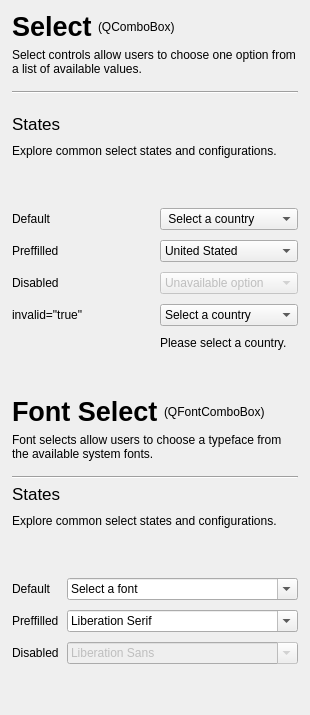
        <widget class="QWidget" name="select_page">
         <layout class="QVBoxLayout" name="verticalLayout_33">
          <property name="leftMargin">
           <number>12</number>
          </property>
          <property name="rightMargin">
           <number>12</number>
          </property>
          <item>
           <layout class="QVBoxLayout" name="verticalLayout_32">
            <property name="bottomMargin">
             <number>9</number>
            </property>
            <item>
             <layout class="QHBoxLayout" name="horizontalLayout_35">
              <item>
               <widget class="QLabel" name="label_98">
                <property name="sizePolicy">
                 <sizepolicy hsizetype="Fixed" vsizetype="Preferred">
                  <horstretch>0</horstretch>
                  <verstretch>0</verstretch>
                 </sizepolicy>
                </property>
                <property name="styleSheet">
                 <string notr="true">font-size: 20pt;
font-weight: 600;</string>
                </property>
                <property name="text">
                 <string>Select</string>
                </property>
               </widget>
              </item>
              <item>
               <widget class="QLabel" name="label_99">
                <property name="text">
                 <string>(QComboBox)</string>
                </property>
               </widget>
              </item>
             </layout>
            </item>
            <item>
             <widget class="QLabel" name="label_100">
              <property name="text">
               <string>Select controls allow users to choose one option from a list of available values.</string>
              </property>
              <property name="wordWrap">
               <bool>true</bool>
              </property>
              <property name="class" stdset="0">
               <string>muted</string>
              </property>
             </widget>
            </item>
           </layout>
          </item>
          <item>
           <widget class="Line" name="line_10">
            <property name="minimumSize">
             <size>
              <width>0</width>
              <height>2</height>
             </size>
            </property>
            <property name="maximumSize">
             <size>
              <width>16777215</width>
              <height>2</height>
             </size>
            </property>
            <property name="orientation">
             <enum>Qt::Orientation::Horizontal</enum>
            </property>
           </widget>
          </item>
          <item>
           <layout class="QGridLayout" name="gridLayout_13">
            <property name="topMargin">
             <number>15</number>
            </property>
            <property name="spacing">
             <number>10</number>
            </property>
            <item row="4" column="0">
             <widget class="QLabel" name="label_105">
              <property name="text">
               <string>Preffilled</string>
              </property>
             </widget>
            </item>
            <item row="5" column="0">
             <widget class="QLabel" name="label_103">
              <property name="text">
               <string>Disabled</string>
              </property>
             </widget>
            </item>
            <item row="4" column="1">
             <widget class="QComboBox" name="comboBox_2">
              <item>
               <property name="text">
                <string>United Stated</string>
               </property>
              </item>
             </widget>
            </item>
            <item row="3" column="0">
             <widget class="QLabel" name="label_101">
              <property name="text">
               <string>Default</string>
              </property>
             </widget>
            </item>
            <item row="6" column="0">
             <widget class="QLabel" name="label_104">
              <property name="text">
               <string>invalid=&quot;true&quot;</string>
              </property>
             </widget>
            </item>
            <item row="2" column="0">
             <spacer name="verticalSpacer_44">
              <property name="orientation">
               <enum>Qt::Orientation::Vertical</enum>
              </property>
              <property name="sizeHint" stdset="0">
               <size>
                <width>20</width>
                <height>40</height>
               </size>
              </property>
             </spacer>
            </item>
            <item row="5" column="1">
             <widget class="QComboBox" name="comboBox_3">
              <property name="enabled">
               <bool>false</bool>
              </property>
              <item>
               <property name="text">
                <string>Unavailable option </string>
               </property>
              </item>
             </widget>
            </item>
            <item row="0" column="0">
             <widget class="QLabel" name="label_102">
              <property name="styleSheet">
               <string notr="true">font-size: 13pt;</string>
              </property>
              <property name="text">
               <string>States</string>
              </property>
             </widget>
            </item>
            <item row="6" column="1">
             <widget class="QComboBox" name="comboBox_4">
              <property name="invalid" stdset="0">
               <string>true</string>
              </property>
              <item>
               <property name="text">
                <string>Select a country</string>
               </property>
              </item>
             </widget>
            </item>
            <item row="1" column="0" colspan="2">
             <widget class="QLabel" name="label_106">
              <property name="text">
               <string>Explore common select states and configurations.</string>
              </property>
              <property name="class" stdset="0">
               <string>muted</string>
              </property>
             </widget>
            </item>
            <item row="3" column="1">
             <widget class="QComboBox" name="comboBox">
              <item>
               <property name="text">
                <string> Select a country</string>
               </property>
              </item>
             </widget>
            </item>
            <item row="7" column="1">
             <widget class="QLabel" name="label_95">
              <property name="text">
               <string>Please select a country.</string>
              </property>
              <property name="invalid" stdset="0">
               <string>true</string>
              </property>
             </widget>
            </item>
           </layout>
          </item>
          <item>
           <spacer name="verticalSpacer_46">
            <property name="orientation">
             <enum>Qt::Orientation::Vertical</enum>
            </property>
            <property name="sizeHint" stdset="0">
             <size>
              <width>20</width>
              <height>40</height>
             </size>
            </property>
           </spacer>
          </item>
          <item>
           <layout class="QVBoxLayout" name="verticalLayout_31">
            <property name="bottomMargin">
             <number>9</number>
            </property>
            <item>
             <layout class="QHBoxLayout" name="horizontalLayout_34">
              <item>
               <widget class="QLabel" name="label_89">
                <property name="sizePolicy">
                 <sizepolicy hsizetype="Fixed" vsizetype="Preferred">
                  <horstretch>0</horstretch>
                  <verstretch>0</verstretch>
                 </sizepolicy>
                </property>
                <property name="styleSheet">
                 <string notr="true">font-size: 20pt;
font-weight: 600;</string>
                </property>
                <property name="text">
                 <string>Font Select</string>
                </property>
               </widget>
              </item>
              <item>
               <widget class="QLabel" name="label_90">
                <property name="text">
                 <string>(QFontComboBox)</string>
                </property>
               </widget>
              </item>
             </layout>
            </item>
            <item>
             <widget class="QLabel" name="label_91">
              <property name="text">
               <string>Font selects allow users to choose a typeface from the available system fonts.</string>
              </property>
              <property name="wordWrap">
               <bool>true</bool>
              </property>
              <property name="class" stdset="0">
               <string>muted</string>
              </property>
             </widget>
            </item>
           </layout>
          </item>
          <item>
           <widget class="Line" name="line_9">
            <property name="minimumSize">
             <size>
              <width>0</width>
              <height>2</height>
             </size>
            </property>
            <property name="maximumSize">
             <size>
              <width>16777215</width>
              <height>2</height>
             </size>
            </property>
            <property name="orientation">
             <enum>Qt::Orientation::Horizontal</enum>
            </property>
           </widget>
          </item>
          <item>
           <layout class="QGridLayout" name="gridLayout_12">
            <property name="verticalSpacing">
             <number>10</number>
            </property>
            <item row="4" column="0">
             <widget class="QLabel" name="label_96">
              <property name="text">
               <string>Preffilled</string>
              </property>
             </widget>
            </item>
            <item row="3" column="0">
             <widget class="QLabel" name="label_92">
              <property name="text">
               <string>Default</string>
              </property>
             </widget>
            </item>
            <item row="0" column="0">
             <widget class="QLabel" name="label_93">
              <property name="styleSheet">
               <string notr="true">font-size: 13pt;</string>
              </property>
              <property name="text">
               <string>States</string>
              </property>
             </widget>
            </item>
            <item row="1" column="0" colspan="2">
             <widget class="QLabel" name="label_97">
              <property name="text">
               <string>Explore common select states and configurations.</string>
              </property>
              <property name="class" stdset="0">
               <string>muted</string>
              </property>
             </widget>
            </item>
            <item row="4" column="1">
             <widget class="QFontComboBox" name="fontComboBox_2">
              <property name="currentFont">
               <font>
                <family>Times New Roman</family>
               </font>
              </property>
             </widget>
            </item>
            <item row="3" column="1">
             <widget class="QFontComboBox" name="fontComboBox">
              <property name="currentText">
               <string>Select a font</string>
              </property>
              <property name="sizeAdjustPolicy">
               <enum>QComboBox::SizeAdjustPolicy::AdjustToContentsOnFirstShow</enum>
              </property>
              <property name="placeholderText">
               <string/>
              </property>
              <property name="duplicatesEnabled">
               <bool>false</bool>
              </property>
             </widget>
            </item>
            <item row="5" column="1">
             <widget class="QFontComboBox" name="fontComboBox_3">
              <property name="enabled">
               <bool>false</bool>
              </property>
              <property name="currentFont">
               <font>
                <family>Arial</family>
               </font>
              </property>
             </widget>
            </item>
            <item row="5" column="0">
             <widget class="QLabel" name="label_94">
              <property name="text">
               <string>Disabled</string>
              </property>
             </widget>
            </item>
            <item row="2" column="0">
             <spacer name="verticalSpacer_45">
              <property name="orientation">
               <enum>Qt::Orientation::Vertical</enum>
              </property>
              <property name="sizeHint" stdset="0">
               <size>
                <width>20</width>
                <height>40</height>
               </size>
              </property>
             </spacer>
            </item>
           </layout>
          </item>
          <item>
           <spacer name="verticalSpacer_47">
            <property name="orientation">
             <enum>Qt::Orientation::Vertical</enum>
            </property>
            <property name="sizeHint" stdset="0">
             <size>
              <width>20</width>
              <height>40</height>
             </size>
            </property>
           </spacer>
          </item>
         </layout>
        </widget>
